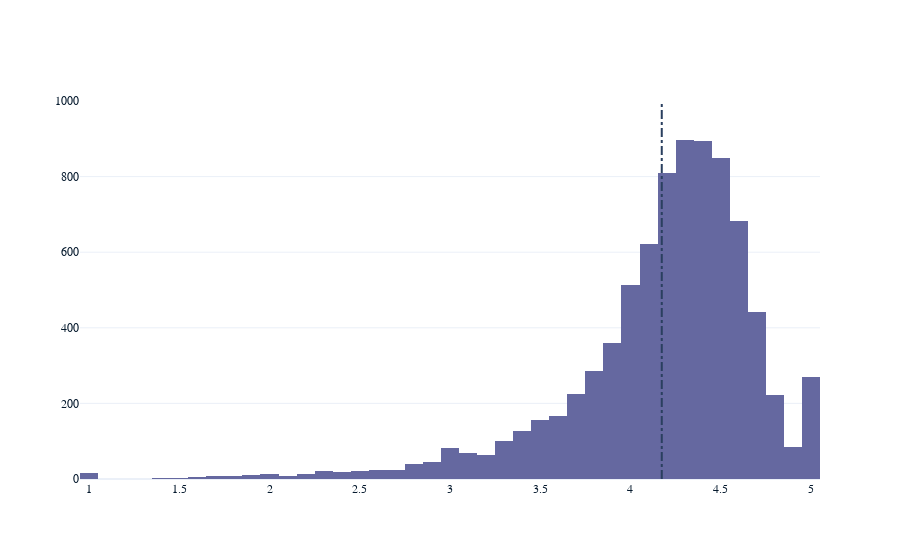

Notebook source saved alongside this figure:
### Markdown cell above
## 5. Distribution of app ratings
<p>After having witnessed the market share for each category of apps, let's see how all these apps perform on an average. App ratings (on a scale of 1 to 5) impact the discoverability, conversion of apps as well as the company's overall brand image. Ratings are a key performance indicator of an app.</p>
<p>From our research, we found that the average volume of ratings across all app categories is <code>4.17</code>. The histogram plot is skewed to the left indicating that the majority of the apps are highly rated with only a few exceptions in the low-rated apps.</p>

### Code cell
# Average rating of apps
avg_app_rating = apps['Rating'].mean()
print('Average app rating = ', avg_app_rating)

# Distribution of apps according to their ratings
data = [go.Histogram(
        x = apps['Rating']
)]

# Vertical dashed line to indicate the average app rating
layout = {'shapes': [{
              'type' :'line',
              'x0': avg_app_rating,
              'y0': 0,
              'x1': avg_app_rating,
              'y1': 1000,
              'line': { 'dash': 'dashdot'}
          }]
          }

plotly.offline.iplot({'data': data, 'layout': layout})

### Figure 1 — Plotly figure (JSON) as saved in the notebook; plotly's stock layout.template omitted (floating-point values rounded to 4 significant figures; data arrays with more than 128 entries replaced by an {"elided": "..."} marker saying what was removed)
{"data": [{"x": {"elided": "9659 float values"}, "type": "histogram"}], "layout": {"shapes": [{"line": {"dash": "dashdot"}, "type": "line", "x0": 4.173, "x1": 4.173, "y0": 0, "y1": 1000}]}}
